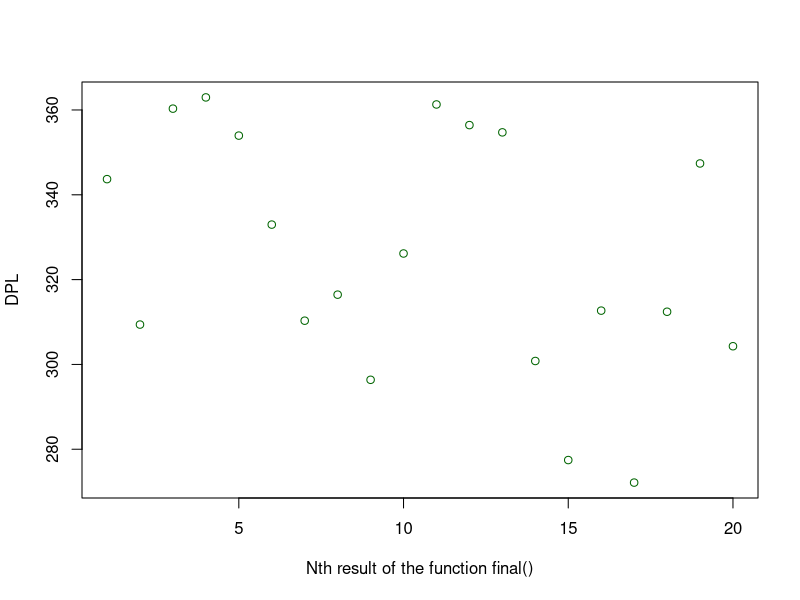
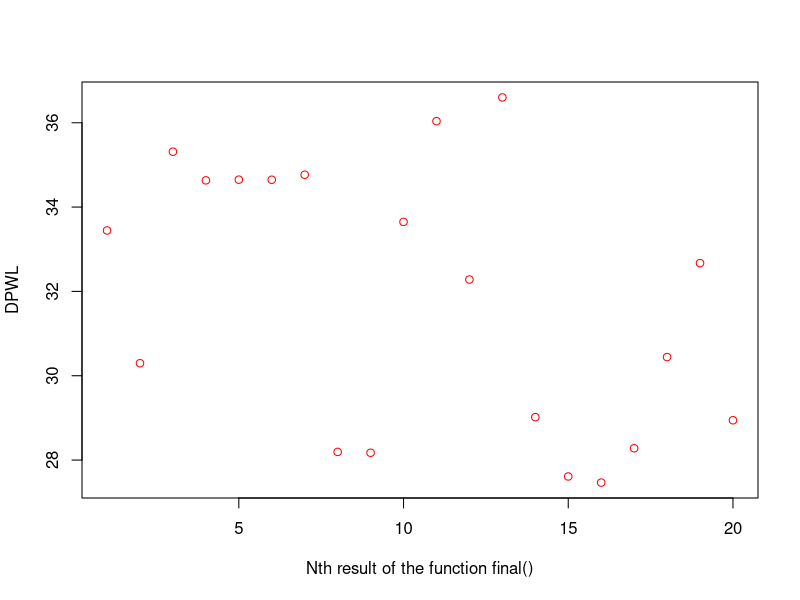
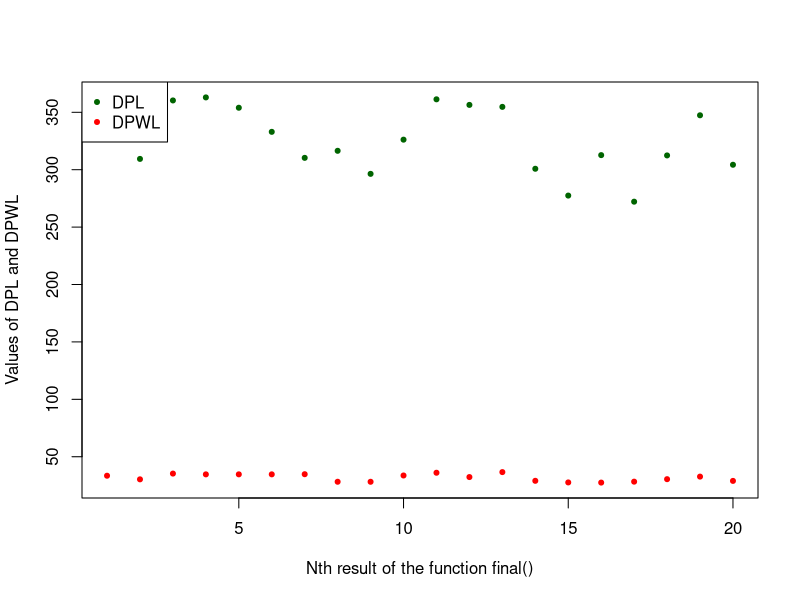
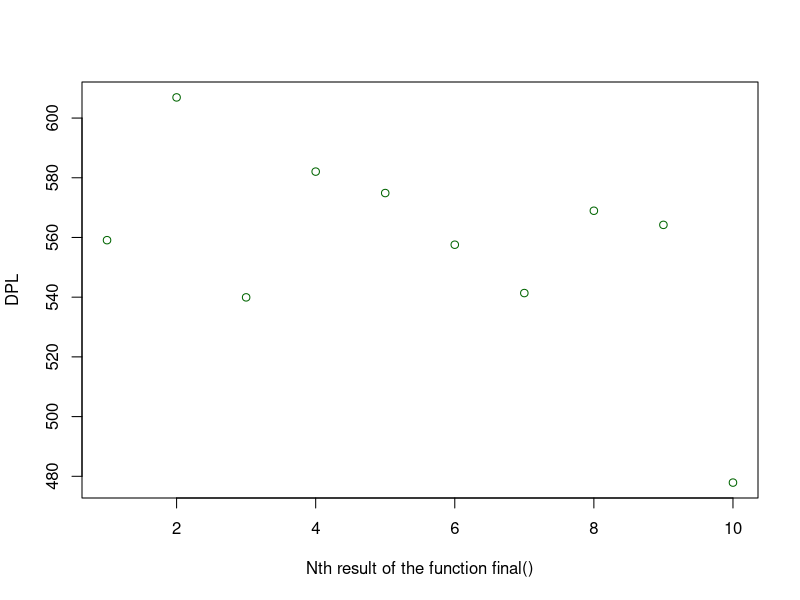
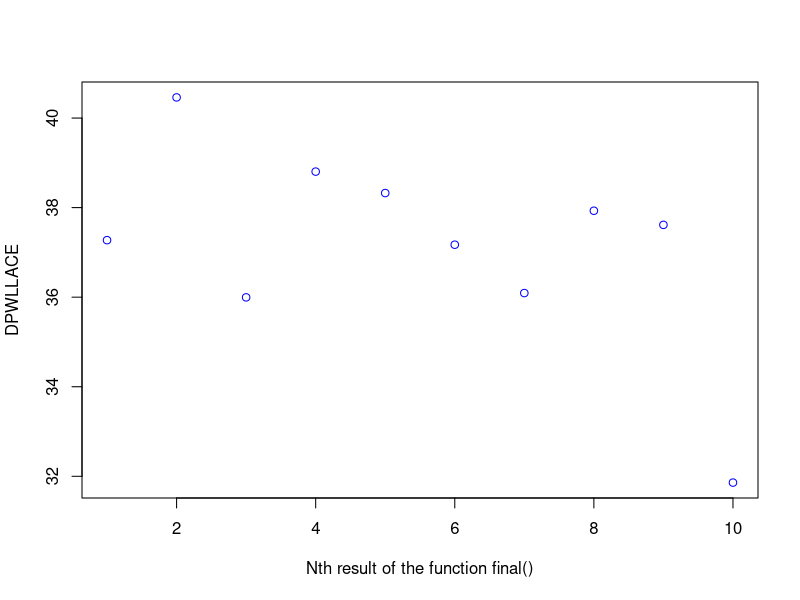
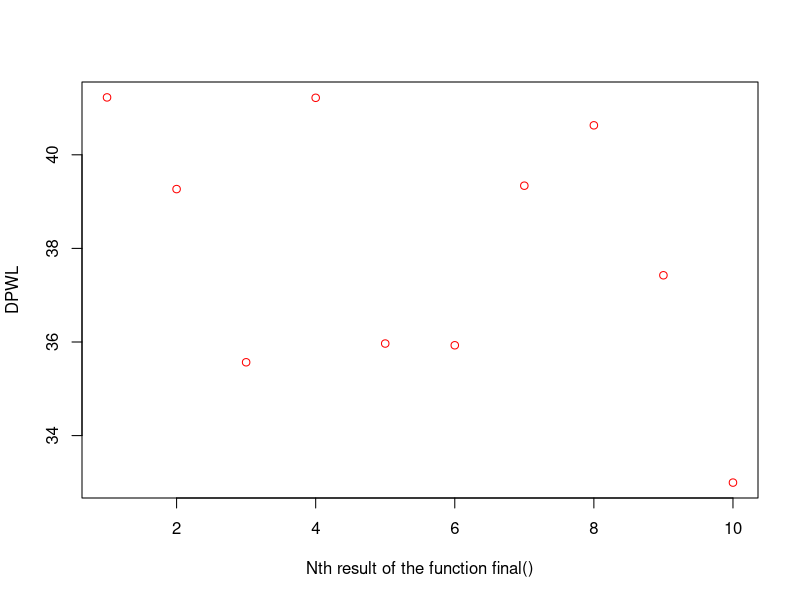
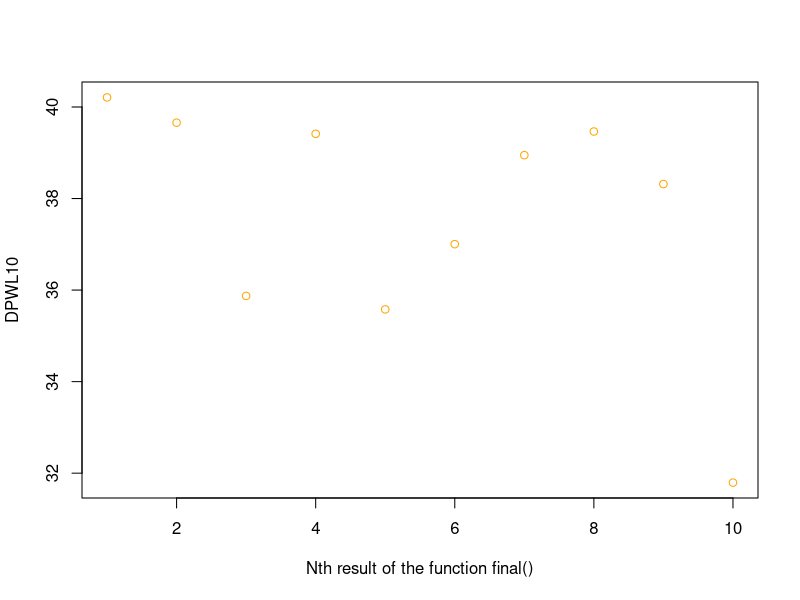
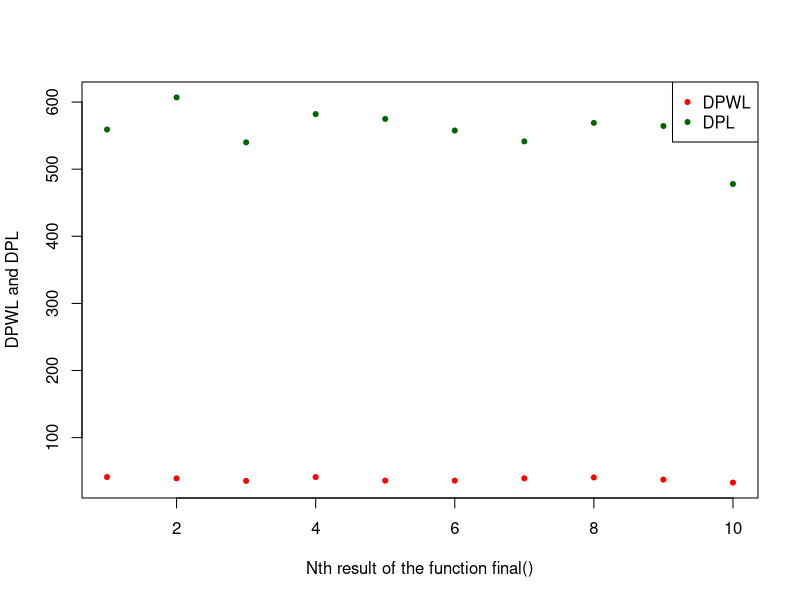

Here is the R script that generated these plots, in order:
## ---- chunk 1
knitr::opts_chunk$set(echo = FALSE)
## ---- chunk 2

NM=20                   #Number of matrices
i=60                    #Lines in each matrix
j=4                     #Columns in each matrix
list_likelihood = c()   #Contains all likelihood values for all matrices
list_NA = c()           #Contains the number of NA in each matrix
list_weight = c()       #Contains all weight values for all matrices
list_alpha = c()        #Contains all alpha values for all matrices
list_beta = c()         #Contains all beta values for all matrices
list_FP = c()           #Contains the number of FP in each matrix
list_FN = c()           #Contains the number of FN in each matrix
df1 = data.frame(matrix(ncol = 0, nrow = 0))
order_df = data.frame(matrix(ncol = 0, nrow = 0))
## ---- chunk 3

#This function allows to create the different lists needed to generate different examples to test the idea

lists <- function(NM,i,j){ #NM = Number of matrices used to calculate the global likelihood
  list_alpha <<- c(round(runif(NM,0,0.5), digit = 2))
  list_beta <<- c(round(runif(NM,0,0.5), digit = 2))
  #list_NA <<- c(sample(0:((i*j)/3),NM, replace=F))
  #list_FP <<- c(sample(0:((i*j)/3),NM, replace=F))
  #list_FN <<- c(sample(0:((i*j)/3),NM, replace=F))
  list_NA <<- c(round(runif(NM,0,(i*j)/3), digit = 0))
  list_FP <<- c(round(runif(NM,0,(i*j)/3), digit = 0))
  list_FN <<- c(round(runif(NM,0,(i*j)/3), digit = 0))
}

lists(NM,i,j)
## ---- chunk 4

#This function calculates the likelihood value for each of the matrices. The formula is the one we mentioned before.

likelihood <-function(NM,i,j,alpha,beta,FP, FN){
  list_likelihood <<- c()
  for (i in 1:NM){
    n=i*j
    L <- (alpha[i]^FP[i])*((1-alpha[i])^(n-FP[i]))*(beta[i]^FN[i])*((1-beta[i])^(n-FN[i]))
      list_likelihood <<- append(list_likelihood, L)
  }
}

loglikelihood <-function(NM,i,j,alpha,beta,FP, FN){ #List_NA,alpha,beta,
  list_likelihood <<- c()
  for (i in 1:NM){
    n=i*j
    L <- -log((alpha[i]^FP[i])*((1-alpha[i])^(n-FP[i]))*(beta[i]^FN[i])*((1-beta[i])^(n-FN[i])))
      list_likelihood <<- append(list_likelihood, L)
  }
}

#likelihood(NM,i,j,list_alpha, list_beta, list_FP, list_FN)
loglikelihood(NM,i,j,list_alpha, list_beta, list_FP, list_FN)
while((Inf %in% list_likelihood)== TRUE) {
  lists(NM,i,j)
  loglikelihood(NM,i,j,list_alpha, list_beta, list_FP, list_FN)
}
list_likelihood
## ---- chunk 5

#This part allows to order the list of NA to have the matrices with the smallest number of NA first, and the one with the most NA last.
#We then create a table containing the likelihood values and the NA number for each matrix

NA_order <- function(){
  df1 <<- data.frame("Likelihood" = list_likelihood, "NumberNA" = list_NA)
  order_df <<- df1[order(df1$"NumberNA"),]
}

NA_order()
df1
order_df
## ---- chunk 6

#This function calculates the overall starting value for the weight. 
#Remember that the sum of the weights must be equal to 1.
#We therefore take this value and divide it by the number of matrices we have.

global_weights <- function(NM) {
  gw <- 1/ NM
  list_weight <<- c()
  for (i in 1:NM) {
    list_weight[i] <<- gw
  }
}

global_weights(NM)
list_weight
## ---- chunk 7

#Now, the reasoning is that we rely on the number of NA present in each matrix.
#We modify the weight values to obtain a progressive list of values according to the previous criterion
#For example, if we have 5 matrices instead of having the values : (0.2,0.2,0.2,0.2,0.2)
#we will have : (0.4,0.3,0.2,0.1,0)
#We take into account if the vector has an even or odd length 

weights <- function(NM){
  mid <<-ceiling(NM/2)
  if (NM%%2 == 0){ #if the number of matrices is odd or even
    lim <<- mid+1
  } else {lim <<- mid }
  for (p in 1:lim) {
    if (p == mid || p==lim) {
      list_weight[p] <<- list_weight[p]
    } else {
      list_weight[p] <<- list_weight[p] + (list_weight[NM-(p-1)]/p)
      list_weight[NM-(p-1)] <<- list_weight[NM-(p-1)] - (list_weight[NM-(p-1)]/p)
      }
    
  }
}

weights(NM)
list_weight
## ---- chunk 8

#We have to check if several matrices have the same NA number.
#In this case, these matrices will have the same weight value.

sum = 0
final_w = 0

eq_weights <- function(i,j){
  for (c in 0:((i*j)-1)){
    eq <<- c(which((c == order_df$NumberNA) == TRUE))
    if (length(eq)>1){
      sum=0
      final_w=0
      for (p in eq){
        sum = sum + list_weight[p]
      }
      final_w = sum / length(eq)
      for (fw in eq) {
        list_weight[fw] <<- final_w
      }
    }
  }
}
eq_weights(i,j)
list_weight
## ---- chunk 9

#We add the column with weight values corresponding to each matrix. 

data = cbind(order_df, "Weight" = list_weight)
data
## ---- chunk 10

#In this final function, we compute the likelihood and the weighted likelihood (with 5% or 10% intervals and without ) according to the functions we mentioned at the beginning.

WL = 0
WL5 = 0
WL10 = 0
WLLACE = 0
L = 0

final_wlikelihood <- function(df2,NM){
  for (i in 1:NM){
    WL5 <<- WL5 + df2$Likelihood[i]*df2$Weight5[i]
    WL10 <<- WL10 + df2$Likelihood[i]*df2$Weight10[i]
    WL <<- WL + df2$Likelihood[i]*df2$Weight[i]
    WLLACE <<- WLLACE + df2$Likelihood[i]*df2$WeightLACE[i]
  }
  return(WL)
}

final_likelihood <- function(df2,NM){
  L<<-0
  for (i in 1:NM){
    L <<- L + df2$Likelihood[i]
  }
  return(L)
}

final_wlikelihood(data,NM)
final_likelihood(data,NM)

## ---- chunk 11

#We join all the previous functions to be able to run the final function several times without having to restart everything each time. This also allows us to run it as many times as we want in order to do our tests and comparisons.

initialization <- function(){
  NM<<-10                 
  i<<-10                  
  j<<-4                   
  list_likelihood = c() 
  list_NA = c()         
  list_weight = c()    
  list_alpha = c()     
  list_beta = c()
  list_FP = c()           
  list_FN = c()           
  df1 <<- data.frame(matrix(ncol = 0, nrow = 0))
  order_df <<- data.frame(matrix(ncol = 0, nrow = 0))
  results_df <<- data.frame(matrix(ncol = 0, nrow = 0))
  WL <<- 0
  L <<- 0
}
 
final <- function(d){
  initialization()
  lists(NM,i,j)
  loglikelihood(NM,i,j,list_alpha, list_beta, list_FP, list_FN)
  while((Inf %in% list_likelihood)== TRUE) {
  lists(NM,i,j)
  loglikelihood(NM,i,j,list_alpha, list_beta, list_FP, list_FN)}
  NA_order()
  global_weights(NM)
  weights(NM)
  eq_weights(i,j)
  order_df <<- cbind(order_df, "Weight" = list_weight)
  final_wlikelihood(order_df,NM)
  final_likelihood(order_df,NM)
  DPWL[d] <<- WL
  DPL[d] <<- L
}

## ---- chunk 12
data_plot <- function(x) {
  DPWL <<- c()
  DPL <<- c()
  l <<- x
  for (i in 0:x){
    final(i)
  }
  results_df <<- data.frame("Likelihood" = DPL , "WLikelihood" = DPWL)
}

data_plot(NM)
results_df

plot(DPL, col="darkgreen",xlab = "Nth result of the function final()" )
plot(DPWL, col="red", xlab = "Nth result of the function final()")

matplot(1:l,cbind(DPL,DPWL),pch=20, col=c("darkgreen","red"), xlab = "Nth result of the function final()", ylab= "Values of DPL and DPWL")
legend("topleft", legend=c("DPL", "DPWL"),
       col=c("darkgreen", "red"), pch=20)
## ---- chunk 13
ratio = c()

Ratio <- function(){
  for (l in order_df$NumberNA){
    diff = l/(i*j)
    ratio <<- append(ratio, diff)
    }
  order_df <<- cbind(order_df, "ratio" = ratio)
}

Ratio()
ratio
order_df

## ---- chunk 14

#With this function we create the intervals that we will use later.
#We have made a function for each case (5 or 10%) to allow us to use them separately when we need them

inter5 = c()
inter10 = c()

Intervals10 <- function(){
  if(!require('memisc')) {
  install.packages('memisc')
  library('memisc')
  }
  rat_tot = order_df$ratio
  for (rat in rat_tot) {
  test=cases(
    "1"=rat <= 0.10,
    "2"=(rat > 0.10 & rat<= 0.20),
    "3"=(rat > 0.20 & rat<= 0.30),
    "4"=(rat > 0.30 & rat<= 0.40),
    "5"=(rat > 0.40 & rat<= 0.50),
    "6"=(rat > 0.50 & rat<= 0.60),
    "7"=(rat > 0.60 & rat<= 0.70),
    "8"=(rat > 0.70 & rat<= 0.80),
    "9"=(rat > 0.80 & rat<= 0.90),
    "10"=(rat > 0.90),
    check.xor="ignore"
  )
  inter10 <<- append(inter10,test)
  }
  order_df <<- cbind(order_df, "Interval10" = inter10)
}

Intervals5 <- function(){
  if(!require('memisc')) {
    install.packages('memisc')
    library('memisc')
  }
  rat_tot = order_df$ratio
  for (rat in rat_tot) {
    test=cases(
      "1"=rat <= 0.05,
      "2"=(rat > 0.05 & rat<= 0.10),
      "3"=(rat > 0.10 & rat<= 0.15),
      "4"=(rat > 0.15 & rat<= 0.20),
      "5"=(rat > 0.20 & rat<= 0.25),
      "6"=(rat > 0.25 & rat<= 0.30),
      "7"=(rat > 0.30 & rat<= 0.35),
      "8"=(rat > 0.35 & rat<= 0.40),
      "9"=(rat > 0.40 & rat<= 0.45),
      "10"=(rat > 0.45 & rat<= 0.50),
      "11"=(rat > 0.50 & rat<= 0.55),
      "12"=(rat > 0.55 & rat<= 0.60),
      "13"=(rat > 0.60 & rat<= 0.65),
      "14"=(rat > 0.65 & rat<= 0.70),
      "15"=(rat > 0.70 & rat<= 0.75),
      "16"=(rat > 0.75 & rat<= 0.80),
      "17"=(rat > 0.80 & rat<= 0.85),
      "18"=(rat > 0.85 & rat<= 0.90),
      "19"=(rat > 0.90 & rat<= 0.95),
      "20"=(rat > 0.95),
      check.xor="ignore"
    )
    inter5 <<- append(inter5,test)
  }
  order_df <<- cbind(order_df, "Interval5" = inter5)
}

Intervals5()
inter5
Intervals10()
inter10
order_df
## ---- chunk 15

#We use the same function as the previous one, we only change the variables in order not to make mistakes between the two methods and use the wrong elements

global_weigths_int <- function(NM) {
  gw <- 1/ NM
  list_weight_inter <<- c()
  for (i in 1:NM) {
    list_weight_inter[i] <<- gw
  }
}

global_weigths_int(NM)
list_weight_inter
## ---- chunk 16
weights_int <- function(NM){
  mid <<-ceiling(NM/2)
  if (NM%%2 == 0){ #if the number of matrices is odd or even
    lim <<- mid+1
  } else {lim <<- mid }
  for (p in 1:lim) {
    if (p == mid || p==lim) {
      list_weight_inter[p] <<- list_weight_inter[p]
    } else {
      list_weight_inter[p] <<- list_weight_inter[p] + (list_weight_inter[NM-(p-1)]/p)
      list_weight_inter[NM-(p-1)] <<- list_weight_inter[NM-(p-1)] - (list_weight_inter[NM-(p-1)]/p)
    }
    
  }
}

weights_int(NM)
list_weight_inter
## ---- chunk 17

#With this function, we set up the vector of weight.
#We create two vectors: One contains the weight per interval (final_weight) and the other the weight for each matrix in each interval (inter_weight).

inter_weight5 = c()
final_weight5= c()
inter_weight10 = c()
final_weight10 = c()

weight_int <- function() {
  for (t in 1:NM){
  sum5 = 0
  sum10 = 0
  ind5 <<- c(which((order_df$Interval5==t) == TRUE))
  ind10 <<- c(which((order_df$Interval10==t) == TRUE))
  if (length(ind5) >0){
    for (i in ind5){ sum5 = sum5 + list_weight_inter[i] }
    inter_weight5 <<- append(inter_weight5,sum5/length(ind5))
    final_weight5 <<- append(final_weight5,sum5)
  } else {
    inter_weight5 <<- append(inter_weight5,sum5/length(ind5))
    final_weight5 <<- append(final_weight5,sum5)
  }
  if (length(ind10) >0){
    for (i in ind10){ sum10 = sum10 + list_weight_inter[i] }
    inter_weight10 <<- append(inter_weight10,sum10/length(ind10))
    final_weight10 <<- append(final_weight10,sum10)
  } else {
    inter_weight10 <<- append(inter_weight10,sum10/length(ind10))
    final_weight10 <<- append(final_weight10,sum10)
  }
}
}

weight_int()
## ---- chunk 18
weights_L <- c()
nT =0
weightLACE <- function(ns,Y) {
  nT <<- ns*Y
  w <<- (1-(ns/nT))/(Y-1)
  for (i in 1:NM) {
    weights_L[i] <<- w
  }
}
weightLACE(i,NM)
weights_L
sum(weights_L)
## ---- chunk 19
initialization <- function(){
  NM<<-15                   #Number of matrices (max = 150)
  i<<-10                    
  j<<-4                     
  list_likelihood = c()   
  list_NA = c()           
  list_weight = c()       
  list_alpha = c()        
  list_beta = c()        
  list_FP = c()           
  list_FN = c()
  weights_L <<- c()
  df1 <<- data.frame(matrix(ncol = 0, nrow = 0))
  order_df <<- data.frame(matrix(ncol = 0, nrow = 0))
  results_df <<- data.frame(matrix(ncol = 0, nrow = 0))
  WL <<- 0
  WL5 <<- 0
  WL10 <<-0
  WLLACE <<- 0
  L <<- 0
  nT <<- 0
}

initialization2 <- function(){
  inter5 <<- c()
  inter10 <<- c()
  ratio <<- c()
  inter_weight5 <<- c()
  final_weight5 <<- c()
  inter_weight10 <<- c()
  final_weight10 <<- c()
  list_weight5 <<- c()
  list_weight10 <<- c()
  list_weight_inter <<- c()
  #order_df_int <<- data.frame(matrix(ncol = 0, nrow = NM))
  results_df_int <<- data.frame(matrix(ncol = 0, nrow = 0))
  WL <<- 0
  L <<- 0
}
 
test <- function(d){
  initialization()
  #NM<<-10  
  lists(NM,i,j)
  loglikelihood(NM,i,j,list_alpha, list_beta, list_FP, list_FN)
  while((Inf %in% list_likelihood)== TRUE) {
  lists(NM,i,j)
  loglikelihood(NM,i,j,list_alpha, list_beta, list_FP, list_FN)}
  initialization2()
  NA_order()
  Ratio()
  Intervals5()
  Intervals10()
  global_weigths_int(NM)
  global_weights(NM)
  weights(NM)
  weights_int(NM)
  weight_int()
  eq_weights(i,j)
  weightLACE(i,NM)
  order_df <<- cbind(order_df, "Weight" = list_weight, "WeightLACE" = weights_L)
  list_weight5 <<- inter_weight5[order_df$Interval5]
  list_weight10 <<- inter_weight10[order_df$Interval10]
  order_df <<- cbind(order_df, "Weight5" = list_weight5, "Weight10" = list_weight10)
  final_wlikelihood(order_df,NM)
  final_likelihood(order_df,NM)
  DPWL[d] <<- WL
  DPWL5[d] <<- WL5
  DPWL10[d] <<- WL10
  DPWLLACE[d] <<- WLLACE
  DPL[d] <<- L
}

## ---- chunk 20
data_plot <- function(x) {
  DPWL5 <<- c()
  DPWL10 <<- c()
  DPWL <<- c()
  DPL <<- c()
  DPWLLACE <<- c()
  l <<- x
  for (i in 0:x){
    test(i)
  }
  results_df_int <<- data.frame("Likelihood" = DPL , "WLikelihood_LACE" = DPWLLACE, "WLikelihood" = DPWL, "WLikelihood5" = DPWL5, "WLikelihood10" = DPWL10)

}

data_plot(NM)

#layout(matrix(1:4,2,2))
plot(DPL, col="darkgreen",xlab = "Nth result of the function final()")
plot(DPWLLACE, col="blue", xlab = "Nth result of the function final()")
plot(DPWL, col="red", xlab = "Nth result of the function final()")
plot(DPWL10, col="orange", xlab = "Nth result of the function final()", ylab="DPWL10")
## ---- chunk 21
matplot(1:l,cbind(DPWL,DPL),pch=20, col=c("red","darkgreen"), xlab = "Nth result of the function final()", ylab= "DPWL and DPL")
legend("topright", legend=c("DPWL","DPL"), col=c("red","darkgreen"), pch=20)
matplot(1:l,cbind(DPWL10,DPL),pch=20, col=c("orange","darkgreen"), xlab = "Nth result of the function final()", ylab= "DPWL10 and DPL")
legend("topright", legend=c("DPWL10","DPL"), col=c("orange","darkgreen"), pch=20)
matplot(1:l,cbind(DPWL,DPWLLACE),pch=20, col=c("red","blue"), xlab = "Nth result of the function final()", ylab= "DPWL and DPWL_LACE")
legend("topright", legend=c("DPWL","DPWL_LACE"), col=c("red","blue"), pch=20)
matplot(1:l,cbind(DPWL,DPWL10),pch=20, col=c("red","orange"), xlab = "Nth result of the function final()", ylab= "DPWL and DPWL10")
legend("topright", legend=c("DPWL","DPWL10"), col=c("red","orange"), pch=20)
matplot(1:l,cbind(DPWLLACE,DPWL10),pch=20, col=c("blue","orange"), xlab = "Nth result of the function final()", ylab= "DPWL_LACE and DPWL10")
legend("topright", legend=c("DPWL_LACE","DPWL10"), col=c("blue","orange"), pch=20)
## ---- chunk 22
results_df_int[c(2,5)]
## ---- chunk 23
matplot(1:l,cbind(DPWL,DPWL10,DPWLLACE),pch=20, col=c("red","orange","blue","darkgreen"), xlab = "Nth result of the function final()", ylab= "DPL, DPWL and DPWL10")
legend("topright", legend=c("DPWL","DPWL10", "DPWLLACE"), col=c("red","orange","blue"), pch=20)
## ---- chunk 24
matplot(1:l,cbind(DPWL5,DPWL10),pch=20, col=c("purple","orange"), xlab = "Nth result of the function final()", ylab= "Values of DPWL10 and DPWL5")
legend("topright", legend=c("DPWL5", "DPWL10"), col=c("purple", "orange"), pch=20)
matplot(1:l,cbind(DPWL5,DPWL),pch=20, col=c("purple","red"), xlab = "Nth result of the function final()", ylab= "Values of DPWL and DPWL5")
legend("topright", legend=c("DPWL5", "DPWL"), col=c("purple", "red"), pch=20)
matplot(1:l,cbind(DPWL,DPWL5,DPWL10),pch=20, col=c("red","purple","orange"), xlab = "Nth result of the function final()", ylab= "Values of DPWL, DPWL10 and DPWL5")
legend("topright", legend=c("DPWL", "DPWL5", "DPWL10"), col=c("red", "purple", "orange"), pch=20)
## ---- chunk 25
matplot(1:l,cbind(DPWL,DPWL5,DPWL10, DPWLLACE),pch=20, col=c("red","purple","orange","blue"), xlab = "Nth result of the function final()", ylab= "Values of DPWL, DPWL10 and DPWL5")
legend("topright", legend=c("DPWL", "DPWL5", "DPWL10", "DPWLLACE"), col=c("red", "purple", "orange","blue"), pch=20)
## ---- chunk 26
order_df_int <<- data.frame("DPWLLACE" = DPWLLACE, "DPWL"=DPWL, "DPWL10"=DPWL10,"DPWL5"=DPWL5)
print(order_df_int)
